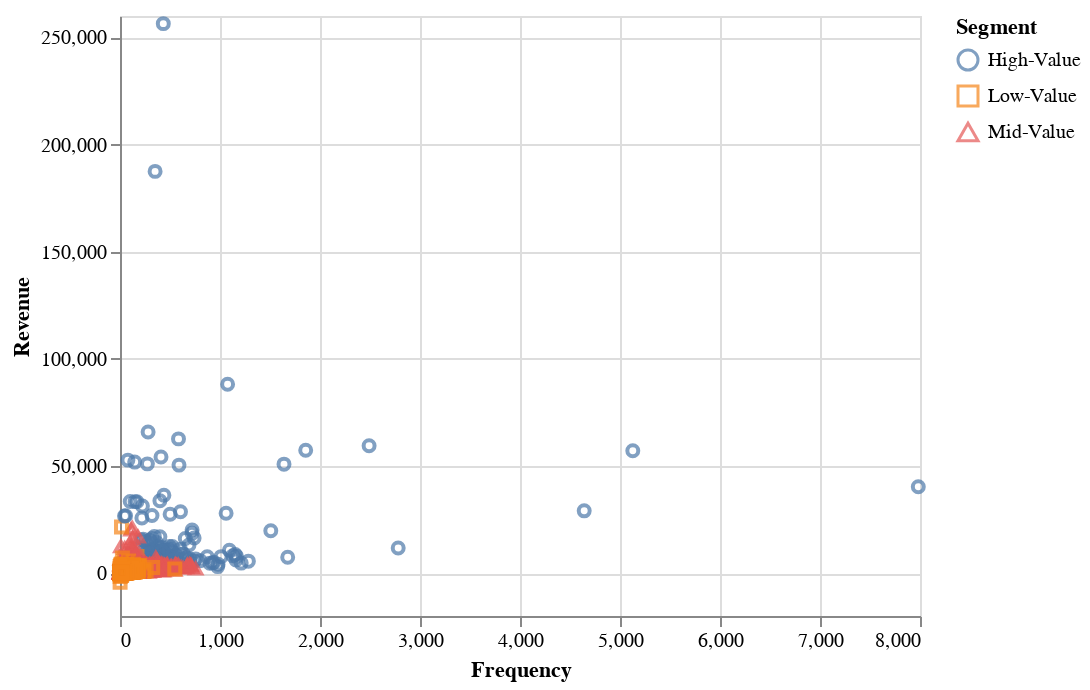

This figure's notebook cell:
### Code cell
alt.Chart(tx_user).mark_point().encode(
    x='Frequency',
    y='Revenue',
    color='Segment',
    shape='Segment',
)

### Figure 1 — Vega-Lite specification as saved in the notebook (floating-point values rounded to 4 significant figures; data arrays with more than 128 entries replaced by an {"elided": "..."} marker saying what was removed)
{"config": {"view": {"continuousWidth": 400, "continuousHeight": 300}}, "data": {"name": "data-3d865d507ad0d84dad5e83b3ed664f85"}, "mark": "point", "encoding": {"color": {"type": "nominal", "field": "Segment"}, "shape": {"type": "nominal", "field": "Segment"}, "x": {"type": "quantitative", "field": "Frequency"}, "y": {"type": "quantitative", "field": "Revenue"}}, "$schema": "https://vega.github.io/schema/vega-lite/v4.8.1.json", "datasets": {"data-3d865d507ad0d84dad5e83b3ed664f85": {"elided": "3950 records"}}}
